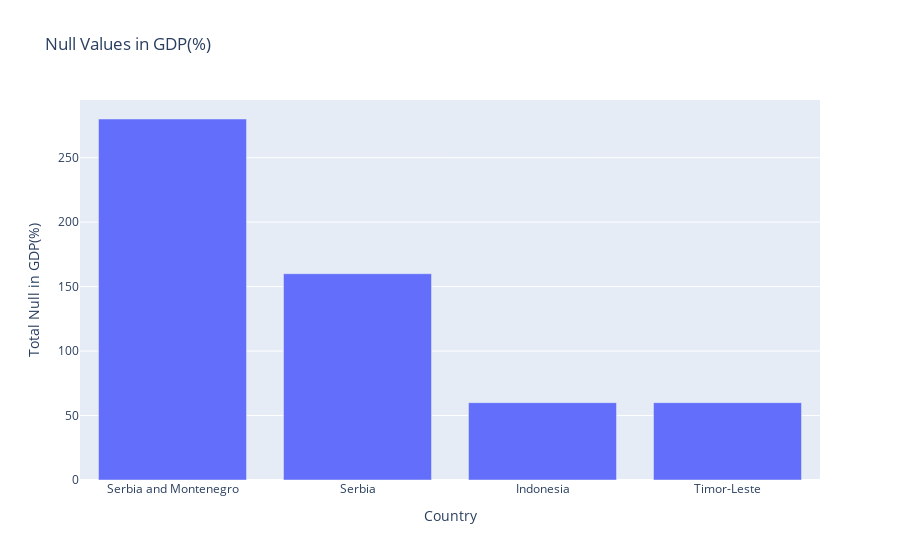

Notebook source saved alongside this figure:
### Code cell
null_values_gdp_by_country = df[df['GDP(%)'].isna()].groupby('Country').size().reset_index(name='Null_Count').sort_values(by='Null_Count', ascending=False)
fig = px.bar(null_values_gdp_by_country, x='Country', y='Null_Count', title='Null Values in GDP(%)')
fig.update_xaxes(title='Country')
fig.update_yaxes(title='Total Null in GDP(%)')
fig.show()

### Figure 1 — Plotly figure (JSON) as saved in the notebook; plotly's stock layout.template omitted (floating-point values rounded to 4 significant figures)
{"data": [{"alignmentgroup": "True", "hovertemplate": "Country=%{x}<br>Null_Count=%{y}<extra></extra>", "legendgroup": "", "marker": {"color": "#636efa", "pattern": {"shape": ""}}, "name": "", "offsetgroup": "", "orientation": "v", "showlegend": false, "textposition": "auto", "type": "bar", "x": ["Serbia and Montenegro", "Serbia", "Indonesia", "Timor-Leste"], "xaxis": "x", "y": [280, 160, 60, 60], "yaxis": "y"}], "layout": {"autosize": true, "barmode": "relative", "legend": {"tracegroupgap": 0}, "title": {"text": "Null Values in GDP(%)"}, "xaxis": {"anchor": "y", "autorange": true, "domain": [0, 1], "range": [-0.5, 3.5], "title": {"text": "Country"}, "type": "category"}, "yaxis": {"anchor": "x", "autorange": true, "domain": [0, 1], "range": [0, 294.7], "title": {"text": "Total Null in GDP(%)"}, "type": "linear"}}}
